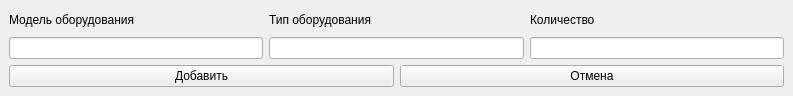
<?xml version="1.0" encoding="UTF-8"?>
<ui version="4.0">
 <class>new_request</class>
 <widget class="QMainWindow" name="new_request">
  <property name="geometry">
   <rect>
    <x>0</x>
    <y>0</y>
    <width>793</width>
    <height>96</height>
   </rect>
  </property>
  <property name="windowTitle">
   <string>MainWindow</string>
  </property>
  <widget class="QWidget" name="centralwidget">
   <property name="sizePolicy">
    <sizepolicy hsizetype="Fixed" vsizetype="Fixed">
     <horstretch>0</horstretch>
     <verstretch>0</verstretch>
    </sizepolicy>
   </property>
   <property name="minimumSize">
    <size>
     <width>793</width>
     <height>96</height>
    </size>
   </property>
   <property name="maximumSize">
    <size>
     <width>793</width>
     <height>96</height>
    </size>
   </property>
   <layout class="QGridLayout" name="gridLayout_3">
    <item row="0" column="0">
     <layout class="QGridLayout" name="gridLayout_2">
      <item row="0" column="0">
       <layout class="QHBoxLayout" name="horizontalLayout_3">
        <item>
         <layout class="QVBoxLayout" name="verticalLayout_4">
          <item>
           <widget class="QLabel" name="label_2">
            <property name="text">
             <string>Модель оборудования</string>
            </property>
           </widget>
          </item>
          <item>
           <widget class="QLineEdit" name="lineEdit"/>
          </item>
         </layout>
        </item>
        <item>
         <layout class="QVBoxLayout" name="verticalLayout_7">
          <item>
           <widget class="QLabel" name="label_4">
            <property name="text">
             <string>Тип оборудования</string>
            </property>
           </widget>
          </item>
          <item>
           <widget class="QLineEdit" name="type"/>
          </item>
         </layout>
        </item>
        <item>
         <layout class="QVBoxLayout" name="verticalLayout">
          <item>
           <widget class="QLabel" name="label_5">
            <property name="text">
             <string>Количество</string>
            </property>
           </widget>
          </item>
          <item>
           <widget class="QLineEdit" name="count"/>
          </item>
         </layout>
        </item>
       </layout>
      </item>
     </layout>
    </item>
    <item row="1" column="0">
     <layout class="QGridLayout" name="gridLayout">
      <item row="0" column="0">
       <layout class="QHBoxLayout" name="horizontalLayout_2">
        <item>
         <widget class="QPushButton" name="decline">
          <property name="text">
           <string>Добавить</string>
          </property>
         </widget>
        </item>
        <item>
         <widget class="QPushButton" name="add">
          <property name="text">
           <string>Отмена</string>
          </property>
         </widget>
        </item>
       </layout>
      </item>
     </layout>
    </item>
   </layout>
  </widget>
 </widget>
 <resources/>
 <connections/>
</ui>
